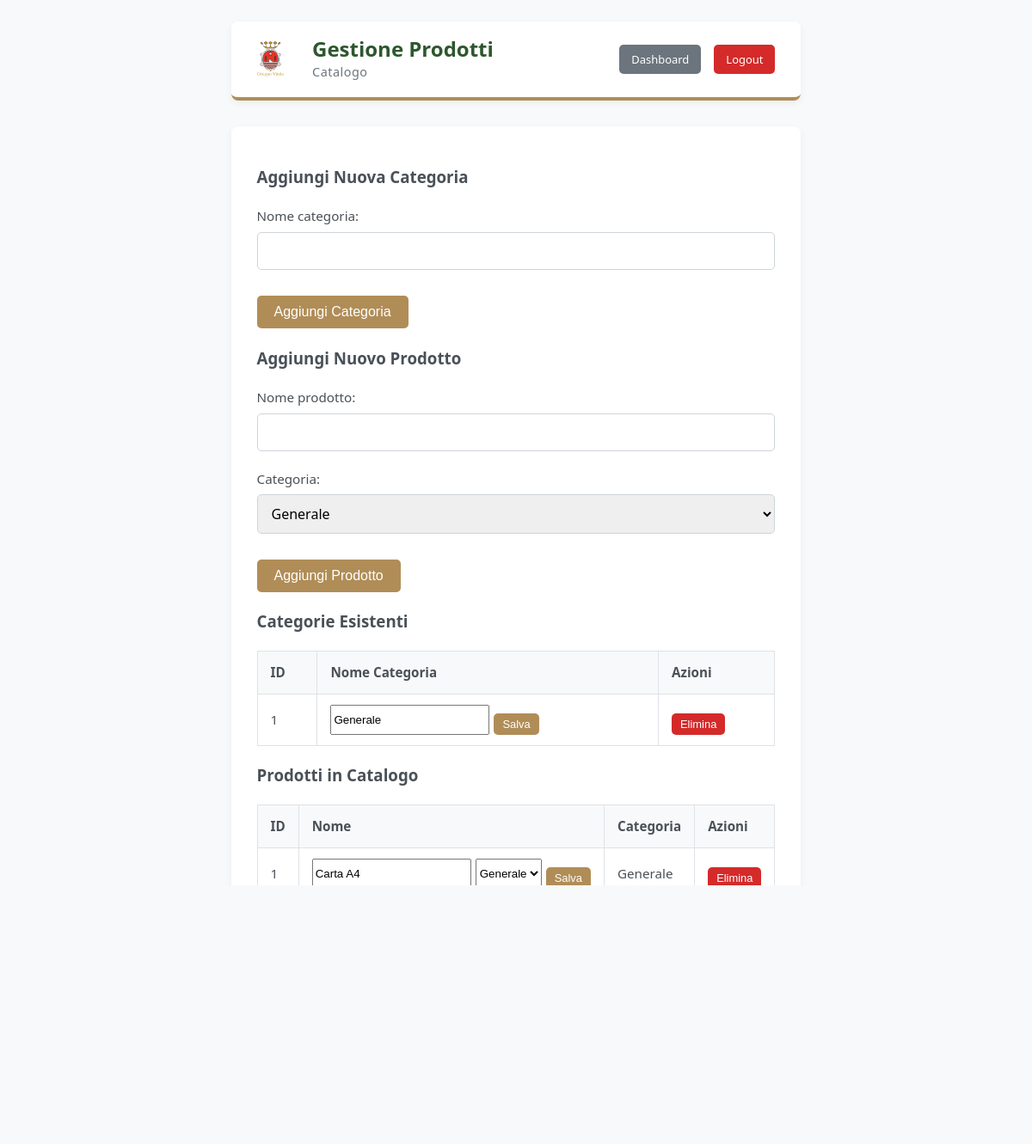
The page /gestioneprodotti.php (signed in) on the database its author committed.
### tables this page shows
CREATE TABLE IF NOT EXISTS `categorie_prodotti` (
  `id` int(11) NOT NULL AUTO_INCREMENT,
  `nome` varchar(255) NOT NULL,
  PRIMARY KEY (`id`),
  UNIQUE KEY `uq_nome_categoria` (`nome`)
);

CREATE TABLE IF NOT EXISTS `catalogo_prodotti` (
  `id` int(11) NOT NULL AUTO_INCREMENT,
  `nome` varchar(255) NOT NULL,
  `categoria_id` int(11) NOT NULL DEFAULT 1,
  PRIMARY KEY (`id`),
  UNIQUE KEY `uq_nome` (`nome`),
  KEY `idx_categoria` (`categoria_id`),
  CONSTRAINT `catalogo_categoria_fk` FOREIGN KEY (`categoria_id`) REFERENCES `categorie_prodotti` (`id`) ON DELETE RESTRICT ON UPDATE CASCADE
);

### gestioneprodotti.php (the view, shortened to what this page needs)
<?php
require_once 'db_config.php';
$conn = isset($db_port)
    ? new mysqli($db_host, $db_user, $db_pass, $db_name, $db_port)
    : new mysqli($db_host, $db_user, $db_pass, $db_name);
$categorie = [];
$prodotti = [];
if (!$conn->connect_error) {
    $res = $conn->query("SELECT id, nome FROM categorie_prodotti ORDER BY nome ASC");
    if ($res) {
        while ($row = $res->fetch_assoc()) {
            $categorie[] = $row;
        }
    }
    $res = $conn->query("SELECT p.id, p.nome, p.categoria_id, c.nome AS categoria FROM catalogo_prodotti p JOIN categorie_prodotti c ON p.categoria_id=c.id ORDER BY c.nome ASC, p.nome ASC");
    if ($res) {
        while ($row = $res->fetch_assoc()) {
            $prodotti[] = $row;
        }
    }
}
?>
<!DOCTYPE html>
<html lang="it">
<head>
    <link rel="stylesheet" href="style.css">
</head>
<body>
    <div class="page-outer-container">
        <header class="module-header">
            <div class="header-branding">
                <a href="dashboard.php"><img src="logo.png" alt="Logo Gruppo Vitolo" class="logo"></a>
                <div class="header-titles">
                    <h1>Gestione Prodotti</h1>
                    <h2>Catalogo</h2>
                </div>
            </div>
            <div class="user-session-controls">
                <a href="dashboard.php" class="nav-link-button">Dashboard</a>
                <a href="logout.php" class="logout-button">Logout</a>
            </div>
        </header>
        <main class="module-content">
            <form method="POST" action="gestioneprodotti.php" style="margin-bottom:20px;">
                <h3>Aggiungi Nuova Categoria</h3>
                <div class="form-group">
                    <label for="nome_categoria">Nome categoria:</label>
                    <input type="text" id="nome_categoria" name="nome_categoria" required>
                </div>
                <button type="submit" class="admin-button">Aggiungi Categoria</button>
            </form>
            <form method="POST" action="gestioneprodotti.php">
                <h3>Aggiungi Nuovo Prodotto</h3>
                <div class="form-group">
                    <label for="nome_prodotto">Nome prodotto:</label>
                    <input type="text" id="nome_prodotto" name="nome_prodotto" required>
                </div>
                <div class="form-group">
                    <label for="categoria_id">Categoria:</label>
                    <select id="categoria_id" name="categoria_id">
                        <?php foreach ($categorie as $cat): ?>
                            <option value="<?php echo $cat['id']; ?>"><?php echo htmlspecialchars($cat['nome']); ?></option>
                        <?php endforeach; ?>
                    </select>
                </div>
                <button type="submit" class="admin-button">Aggiungi Prodotto</button>
            </form>
            <h3>Categorie Esistenti</h3>
            <table class="catalogo-table">
                <thead>
                    <tr><th>ID</th><th>Nome Categoria</th><th>Azioni</th></tr>
                </thead>
                <tbody>
                    <?php foreach ($categorie as $c): ?>
                        <tr>
                            <td><?php echo $c['id']; ?></td>
                            <td>
                                <form method="POST" action="gestioneprodotti.php" style="display:flex;gap:5px;">
                                    <input type="text" name="new_nome_categoria" value="<?php echo htmlspecialchars($c['nome']); ?>">
                                    <button type="submit" class="admin-button small">Salva</button>
                                </form>
                            </td>
                            <td>
                                <form method="POST" action="gestioneprodotti.php" onsubmit="return confirm('Eliminare questa categoria?');" style="display:inline;">
                                    <button type="submit" class="admin-button small danger">Elimina</button>
                                </form>
                            </td>
                        </tr>
                    <?php endforeach; ?>
                </tbody>
            </table>
            <h3>Prodotti in Catalogo</h3>
            <table class="catalogo-table">
                <thead>
                    <tr><th>ID</th><th>Nome</th><th>Categoria</th><th>Azioni</th></tr>
                </thead>
                <tbody>
                    <?php foreach ($prodotti as $p): ?>
                        <tr>
                            <td><?php echo $p['id']; ?></td>
                            <td>
                                <form method="POST" action="gestioneprodotti.php" style="display:flex;gap:5px;">
                                    <input type="text" name="new_nome_prodotto" value="<?php echo htmlspecialchars($p['nome']); ?>">
                                    <select name="new_categoria_id">
                                        <?php foreach ($categorie as $cat): ?>
                                            <option value="<?php echo $cat['id']; ?>" <?php echo $cat['id'] == $p['categoria_id'] ? 'selected' : ''; ?>><?php echo htmlspecialchars($cat['nome']); ?></option>
                                        <?php endforeach; ?>
                                    </select>
                                    <button type="submit" class="admin-button small">Salva</button>
                                </form>
                            </td>
                            <td><?php echo htmlspecialchars($p['categoria']); ?></td>
                            <td>
                                <form method="POST" action="gestioneprodotti.php" onsubmit="return confirm('Eliminare questo prodotto?');" style="display:inline;">
                                    <button type="submit" class="admin-button small danger">Elimina</button>
                                </form>
                            </td>
                        </tr>
                    <?php endforeach; ?>
                </tbody>
            </table>
        </main>
        <footer class="footer-logo-area">
            <img src="logo.png" alt="Logo Gruppo Vitolo">
        </footer>
    </div>
</body>
</html>

### style.css (style rules this page uses)
html { box-sizing: border-box; scroll-behavior: smooth; }
*, *:before, *:after { box-sizing: inherit; }
body { background-color: #f8f9fa; color: #495057; font-family: 'Segoe UI', Tahoma, Geneva, Verdana, sans-serif; line-height: 1.6; margin: 0; padding: 0; display: flex; justify-content: center; align-items: flex-start; min-height: 100vh; overflow-y: auto; }
.header-branding { display: flex; align-items: center; gap: 18px; }
.header-branding .logo { max-height: 50px; display: block; }
.header-titles h1 { font-size: 1.6em; color: #2E572E; margin: 0; font-weight: 600; line-height: 1.2; }
.header-titles h2 { font-size: 0.95em; color: #6c757d; margin: 0; font-weight: 400; letter-spacing: 0.5px; }
.user-session-controls { text-align: right; font-size: 0.9em; color: #555; display: flex; align-items: center; gap: 15px; }
.user-session-controls .nav-link-button, .user-session-controls .logout-button { padding: 7px 14px; font-size: 0.9em; color: white !important; text-decoration: none; border-radius: 5px; transition: background-color 0.2s ease, transform 0.2s ease; font-weight: 500; white-space: nowrap; }
.user-session-controls .nav-link-button { background-color: #6c757d; }
.user-session-controls .logout-button { background-color: #D42A2A; }
.module-content, .dashboard-content-wrapper { background-color: #ffffff; padding: 25px 30px; border-radius: 8px; box-shadow: 0 3px 10px rgba(0,0,0,0.05); }
.form-group { margin-bottom: 20px; text-align: left; }
.form-group label { display: block; margin-bottom: 6px; font-weight: 500; color: #495057; font-size:0.95em; }
.form-group input[type="text"], .form-group input[type="password"], .form-group input[type="email"], .form-group input[type="date"], .form-group input[type="number"], .form-group select, .form-group textarea { width: 100%; padding: 10px 12px; border: 1px solid #ced4da; border-radius: 5px; font-size: 1em; font-family: 'Segoe UI', Tahoma, Geneva, Verdana, sans-serif; transition: border-color 0.2s ease, box-shadow 0.2s ease; }
button[type="submit"], .admin-button, .action-button { background-color: #B08D57; color: white; padding: 10px 20px; border: none; border-radius: 5px; cursor: pointer; font-size: 1em; text-decoration: none; display: inline-block; transition: background-color 0.2s ease, transform 0.2s ease, box-shadow 0.2s ease; font-weight: 500; margin-top: 10px; text-align:center; }
.admin-button.danger, .action-button.danger { background-color: #D42A2A; }
.admin-button.small { padding: 5px 10px; font-size: 0.85em; }
.footer-logo-area { text-align: center; margin-top: 50px; padding-top: 30px; border-top: 1px solid #e9ecef; }
.footer-logo-area img { max-width: 60px; opacity: 0.5; }

### gestioneprodotti.php (style rules this page uses)
body { background-color: #f8f9fa; color: #495057; font-family: 'Segoe UI', Tahoma, Geneva, Verdana, sans-serif; line-height: 1.6; }
.page-outer-container { max-width: 900px; margin: 25px auto; padding: 0; animation: fadeInSlideUp 0.6s ease-out forwards; }
.module-header { display: flex; justify-content: space-between; align-items: center; background-color: #ffffff; padding: 18px 30px; border-radius: 8px; box-shadow: 0 3px 10px rgba(0,0,0,0.05); border-bottom: 4px solid #B08D57; margin-bottom: 30px; }
.header-branding { display: flex; align-items: center; }
.header-branding .logo { max-height: 45px; margin-right: 15px; }
.header-titles h1 { font-size: 1.5em; color: #2E572E; margin: 0; font-weight: 600; }
.header-titles h2 { font-size: 0.9em; color: #6c757d; margin: 0; font-weight: 400; }
.user-session-controls { display: flex; align-items: center; gap: 15px; }
.user-session-controls .nav-link-button, .user-session-controls .logout-button { padding: 7px 14px; font-size: 0.9em; color: white !important; text-decoration: none; border-radius: 5px; transition: background-color 0.2s ease, transform 0.2s ease; font-weight: 500; }
.user-session-controls .nav-link-button { background-color: #6c757d; }
.user-session-controls .logout-button { background-color: #D42A2A; }
.module-content { background-color: #ffffff; padding: 25px 30px; border-radius: 8px; box-shadow: 0 3px 10px rgba(0,0,0,0.05); }
table.catalogo-table { width: 100%; border-collapse: collapse; margin-top: 20px; font-size: 0.95em; }
.catalogo-table th, .catalogo-table td { border: 1px solid #dee2e6; padding: 12px 15px; text-align: left; }
.catalogo-table th { background-color: #f8f9fa; font-weight: 600; }

### rows shown on the page
categorie_prodotti: id "1", new_nome_categoria "Generale"
catalogo_prodotti: id "1", new_nome_prodotto "Carta A4", new_categoria_id "Generale", categoria.nome "Generale"
catalogo_prodotti: new_nome_prodotto "Toner Stampante", new_categoria_id "Generale"

### other values the page prints
form field categoria_id "Generale"
